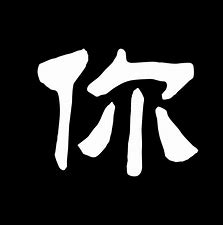
#> input picture OpenCV/image/003.jpg, 223 x 225 px
$ python '_10Harris Shi-Tomas角点检测.py'
#> lines starting #> are read from the running program, lines starting #| are printed output that depends on the picture; after the words box and inside, x2 and y2 are one past the last pixel; in counts of white or black regions, pixels touching at a corner belong together
import numpy as np
import cv2 as cv
import matplotlib.pyplot as plt

img = cv.imread('./image/003.jpg')
#> img is the input picture: shape (225, 223, 3); min 0, max 255, mean 39.6
img2 = img.copy()
img3 = img.copy()
gray_img = cv.cvtColor(img,cv.COLOR_BGR2GRAY)
gray = gray_img.copy()
gray_1 = gray_img.copy()


#Harris算法 角点检测 有旋转不变性  没有尺度不变性 不推荐
gray_img = np.float32(gray_img)           #输入图像要为float32   或 gray_img.astype(np.float32)
dst = cv.cornerHarris(gray_img,2,3,0.04)    #参数为 灰度图 领域大小2 Sobel求导时的卷积核大小3 角点检测中的自由参数0.04-0.06
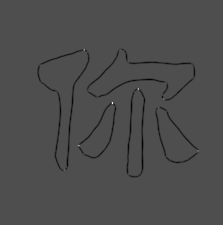
#> dst: shape (225, 223) float32; min -162731904, max 367467904, mean -3108079.2; drawn with min black and max white
#设置阈值 绘制角点
img[dst > 0.001*dst.max()] = [0,0,255]
#> img: shape (225, 223, 3); 0.09% of pixels changed, all inside (x1, y1, x2, y2) = (40, 48, 200, 171)


#Shi-Tomas算法 角点检测 有旋转不变性  没有尺度不变性  推荐
corners = cv.goodFeaturesToTrack(gray_1,1000,0.05,10)  #参数为 灰度图 最大角点数目 最低角点质量0-1 角点间最小距离
#> corners = 25 rows, first 8: [111, 102], [137, 88], [78, 145], [83, 49], [163, 98], [197, 150], [64, 169], [158, 107]
#绘制角点
for i in corners:
    x,y = i.ravel()
    cv.circle(img2,( int(x) ,int(y) ),2,(0,0,255),-1)
#> this loop made 25 passes
#> (x, y) on passes 1 to 12: (111, 102), (137, 88), (78, 145), (83, 49), (163, 98), (197, 150), (64, 169), (158, 107), (119, 49), (165, 82), (87, 90), (127, 60)
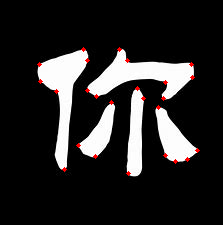
#> img2: shape (225, 223, 3); 0.65% of pixels changed, all inside (x1, y1, x2, y2) = (37, 47, 200, 176)


#cornerSubPix亚像素级角点检测
_, binary = cv.threshold(gray,50,255,cv.THRESH_BINARY)
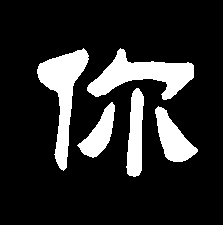
#> binary: shape (225, 223); 16.2% white; 5 white regions
contours, hireachy = cv.findContours(binary, cv.RETR_TREE, cv.CHAIN_APPROX_SIMPLE)    #注意此处只能传入单通道二值化图像
#> contours = 5 contours; box (x1, y1, x2, y2) and area: (87, 48, 194, 100) 2321, (37, 48, 89, 171) 2236, (155, 106, 198, 162) 1126, (126, 88, 144, 177) 1042, (77, 102, 115, 158) 890; hireachy = [[1, -1, -1, -1], [2, 0, -1, -1], [3, 1, -1, -1], [4, 2, -1, -1], [-1, 3, -1, -1]]
cont = list(contours)[0].astype(np.float32)
#> cont = 60 rows, first 8: [158, 106], [155, 109], [155, 113], [156, 114], [156, 117], [157, 118], [157, 125], [158, 126]
criteria = (cv.TERM_CRITERIA_EPS + cv.TERM_CRITERIA_MAX_ITER, 30, 0.1)     #用于表示计算亚像素时停止迭代的标准
#> criteria = (3, 30, 0.1)
corners = cv.cornerSubPix(gray, cont, (5,5), (-1,-1), criteria)     #第三个参数是计算亚像素角点时考虑的区域的大小  第四个忽略
#> corners = 60 rows, first 8: [157.2, 105.8], [157.2, 105.8], [155, 113], [156, 114], [156.1, 116.3], [156.1, 116.4], [157, 125], [158, 126]
#绘制角点
for i in corners:
    x,y = i.ravel()
    cv.circle(img3,( int(x) ,int(y) ),2,(0,0,255),-1)
#> this loop made 60 passes
#> (x, y) on passes 1 to 12: (157.2, 105.8), (157.2, 105.8), (155, 113), (156, 114), (156.1, 116.3), (156.1, 116.4), (157, 125), (158, 126), (158.1, 131.4), (158.1, 131.4), (159.4, 137.4), (159.8, 139.1)
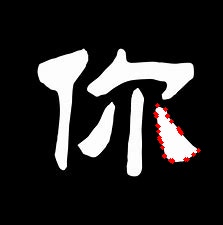
#> img3: shape (225, 223, 3); 0.57% of pixels changed, all inside (x1, y1, x2, y2) = (153, 103, 201, 164)


#显示
plt.rcParams['font.sans-serif'] = ['SimHei']  # 用来正常显示中文标签
plt.rcParams['axes.unicode_minus'] = False  # 用来正常显示负号
fig,axes=plt.subplots(nrows=1,ncols=3,figsize=(10,8),dpi=100)
axes[0].imshow(img[:,:,::-1])
axes[0].set_title('Harris算法 角点检测')
axes[1].imshow(img2[:,:,::-1])
axes[1].set_title('Shi-Tomas算法 角点检测')
axes[2].imshow(img3[:,:,::-1])
axes[2].set_title('SubPix算法 角点检测')
plt.show()
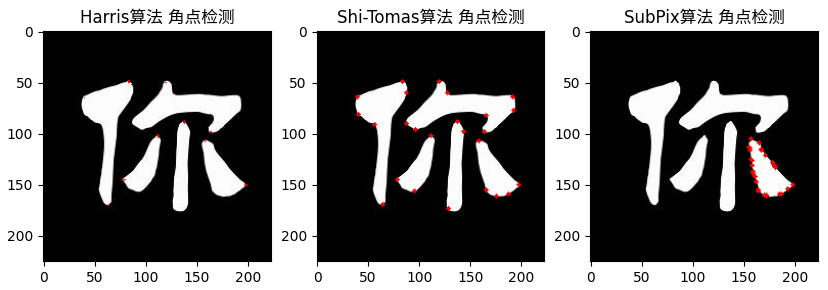
#> figure drawn by matplotlib, 3 panels

$ run again, with OpenCV/image/004.jpg copied over OpenCV/image/003.jpg
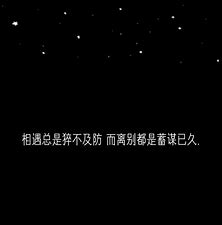
#> input picture OpenCV/image/004.jpg, 222 x 225 px
#> img is the input picture: shape (225, 222, 3); min 0, max 255, mean 3.6
#> img: shape (225, 222, 3); 3.37% of pixels changed, all inside (x1, y1, x2, y2) = (11, 7, 221, 147)
#> `corners = cv.goodFeaturesToTrack(gray_1,1000,0.05,10)`: corners = 32 rows, first 8: [16, 23], [140, 52], [78, 36], [179, 28], [217, 60], [43, 52], [65, 13], [120, 9]
#> the loop `for i in corners:` made 32 passes
#> `_, binary = cv.threshold(gray,50,255,cv.THRESH_BINARY)`:
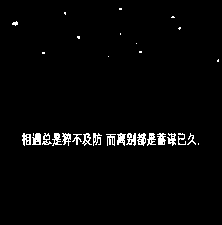
#> binary: shape (225, 222); 2.3% white in thin lines or dots, all inside (x1, y1, x2, y2) = (12, 8, 219, 146)
#> contours = 71 contours, 57 with area under 20; largest, box (x1, y1, x2, y2) and area: (32, 133, 41, 145) 68, (137, 133, 146, 146) 67, (22, 133, 31, 146) 66, (126, 133, 136, 146) 58, (117, 133, 126, 146) 58; hireachy = 71 rows, first 6: [1, -1, -1, -1], [3, 0, 2, -1], [-1, -1, -1, 1], [4, 1, -1, -1], [5, 3, -1, -1], [6, 4, -1, -1]
#> cont = [[198, 143], [198, 144]]
#> criteria = (3, 30, 0.1)
#> `corners = cv.cornerSubPix(gray, cont, (5,5), (-1,-1), criteria)`: corners = [[198, 143], [198, 144]]
#> the loop `for i in corners:` made 2 passes
#> `plt.show()`:
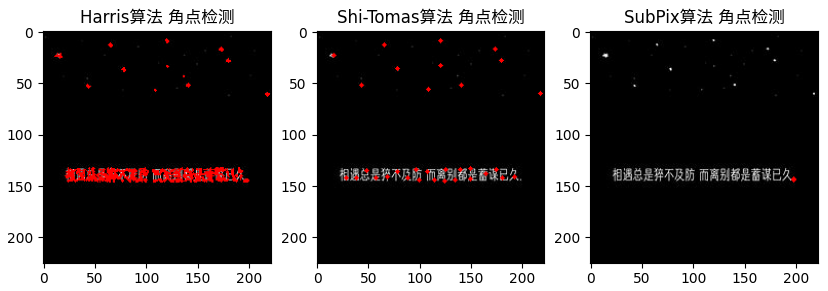
#> figure drawn by matplotlib, 3 panels
